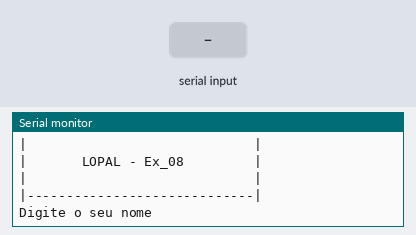
A sketch run on a simulated Arduino Uno, built with avr-gcc and run on an emulated ATmega328P. Shown: the last lines printed to the serial monitor. Inputs (shaded band) come from the test bench.

Above: at 1.2 s.
1.3 s: "90,45\n" received over Serial
At 2.9 s:
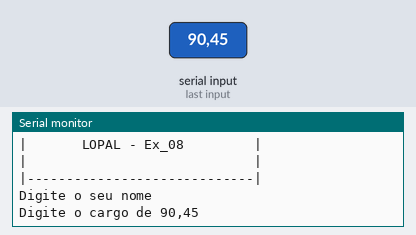
3.8 s: "30,150\n" received over Serial
At 6.0 s:
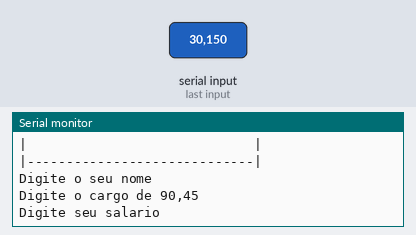
6.3 s: "5\n" received over Serial
At 8.1 s:
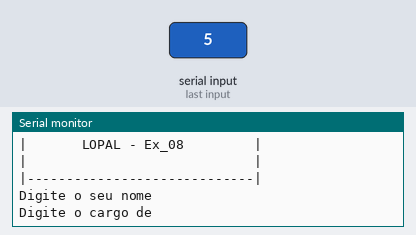

Measured:
- after the input at 1.3 s, the serial monitor: prints a new line after 1.0 s (image 1)
- after the input at 3.8 s, the serial monitor: prints a new line after 1.0 s (image 2)
- after the input at 6.3 s, the serial monitor: prints a new line at once (image 3)

The sketch:

lopal_ex081.ino
```cpp
/* Faça um programa que receba o nome, cargo e salário de um funcionário. Se o
funcionário ganhar abaixo de 1000 reais, calcule o salário acrescido de 10%.
Ao final exiba o nome, o cargo e o salário desse funcionário.
*/
//Variaveis

void setup()
{
 Serial.begin (9600);
}
//inicialização das variáveis
String nome = "nome";
String cargo = "cargo";
float salario = 0;

void loop()
{

  Serial.println("|-----------------------------|");
  Serial.println("|                             |");
  Serial.println("|       LOPAL - Ex_08         |");
  Serial.println("|                             |");
  Serial.println("|-----------------------------|");
  Serial.println();
  Serial.println();


  Serial.println("Digite o seu nome");
  while (! Serial.available() );
  nome = Serial.readString ();

  Serial.println("Digite o cargo de " + nome );
  while (! Serial.available() );
  cargo = Serial.readString();

  Serial.println("Digite seu salario");
  while (! Serial.available() );
  salario = Serial.parseFloat();


  if (salario < 1000 ) {
    salario = salario + ( salario * 0.1 );
  }

  Serial.println ("Seu nome:" + nome );
  Serial.println();
  Serial.println ("Seu cargo eh: " + cargo);
  Serial.println();
  Serial.println ("novo salario: " + String(salario) );
  Serial.println();
  Serial.println("-----------------------------------------");

  Serial.println("-----------------------------------------");

  Serial.println("Digite uma letra + <Enter> para continuar");
  while (! Serial.available() );

  Serial.println();
  Serial.println();

}
```
